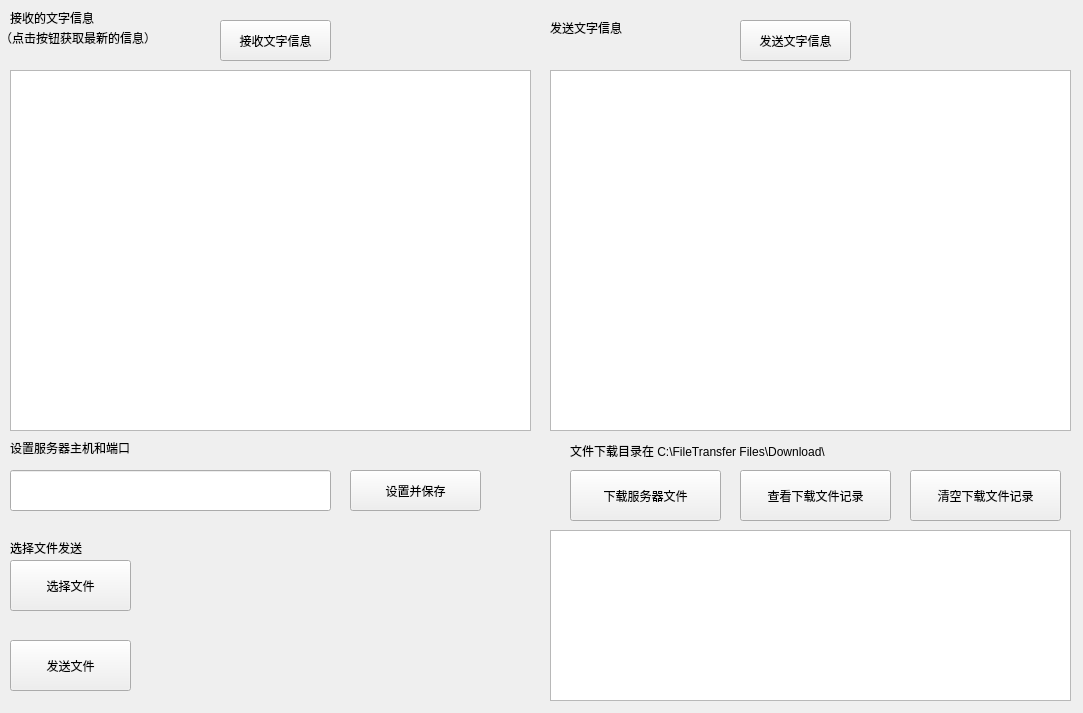
<?xml version="1.0" encoding="UTF-8"?>
<ui version="4.0">
 <class>Widget</class>
 <widget class="QWidget" name="Widget">
  <property name="geometry">
   <rect>
    <x>0</x>
    <y>0</y>
    <width>1083</width>
    <height>713</height>
   </rect>
  </property>
  <property name="windowTitle">
   <string>Widget</string>
  </property>
  <widget class="QToolButton" name="toolButton_2">
   <property name="geometry">
    <rect>
     <x>740</x>
     <y>20</y>
     <width>111</width>
     <height>41</height>
    </rect>
   </property>
   <property name="text">
    <string>发送文字信息</string>
   </property>
  </widget>
  <widget class="QLabel" name="label_4">
   <property name="geometry">
    <rect>
     <x>10</x>
     <y>10</y>
     <width>111</width>
     <height>16</height>
    </rect>
   </property>
   <property name="text">
    <string>接收的文字信息</string>
   </property>
  </widget>
  <widget class="QToolButton" name="toolButton">
   <property name="geometry">
    <rect>
     <x>220</x>
     <y>20</y>
     <width>111</width>
     <height>41</height>
    </rect>
   </property>
   <property name="text">
    <string>接收文字信息</string>
   </property>
  </widget>
  <widget class="QTextEdit" name="textEdit_3">
   <property name="geometry">
    <rect>
     <x>550</x>
     <y>70</y>
     <width>521</width>
     <height>361</height>
    </rect>
   </property>
  </widget>
  <widget class="QLabel" name="label_7">
   <property name="geometry">
    <rect>
     <x>550</x>
     <y>20</y>
     <width>111</width>
     <height>16</height>
    </rect>
   </property>
   <property name="text">
    <string>发送文字信息</string>
   </property>
  </widget>
  <widget class="QTextEdit" name="textEdit_4">
   <property name="geometry">
    <rect>
     <x>10</x>
     <y>70</y>
     <width>521</width>
     <height>361</height>
    </rect>
   </property>
  </widget>
  <widget class="QLabel" name="label_5">
   <property name="geometry">
    <rect>
     <x>0</x>
     <y>30</y>
     <width>201</width>
     <height>16</height>
    </rect>
   </property>
   <property name="text">
    <string>（点击按钮获取最新的信息）</string>
   </property>
  </widget>
  <widget class="QLineEdit" name="lineEdit">
   <property name="geometry">
    <rect>
     <x>10</x>
     <y>470</y>
     <width>321</width>
     <height>41</height>
    </rect>
   </property>
   <property name="text">
    <string/>
   </property>
  </widget>
  <widget class="QLabel" name="label_6">
   <property name="geometry">
    <rect>
     <x>10</x>
     <y>440</y>
     <width>231</width>
     <height>16</height>
    </rect>
   </property>
   <property name="text">
    <string>设置服务器主机和端口</string>
   </property>
  </widget>
  <widget class="QToolButton" name="toolButton_3">
   <property name="geometry">
    <rect>
     <x>350</x>
     <y>470</y>
     <width>131</width>
     <height>41</height>
    </rect>
   </property>
   <property name="text">
    <string>设置并保存</string>
   </property>
  </widget>
  <widget class="QLabel" name="label_3">
   <property name="geometry">
    <rect>
     <x>570</x>
     <y>440</y>
     <width>501</width>
     <height>21</height>
    </rect>
   </property>
   <property name="text">
    <string>文件下载目录在 C:\FileTransfer Files\Download\</string>
   </property>
  </widget>
  <widget class="QLabel" name="label_8">
   <property name="geometry">
    <rect>
     <x>150</x>
     <y>560</y>
     <width>381</width>
     <height>141</height>
    </rect>
   </property>
   <property name="text">
    <string/>
   </property>
   <property name="textFormat">
    <enum>Qt::RichText</enum>
   </property>
   <property name="wordWrap">
    <bool>true</bool>
   </property>
  </widget>
  <widget class="QToolButton" name="toolButton_4">
   <property name="geometry">
    <rect>
     <x>10</x>
     <y>560</y>
     <width>121</width>
     <height>51</height>
    </rect>
   </property>
   <property name="text">
    <string>选择文件</string>
   </property>
  </widget>
  <widget class="QToolButton" name="toolButton_5">
   <property name="geometry">
    <rect>
     <x>910</x>
     <y>470</y>
     <width>151</width>
     <height>51</height>
    </rect>
   </property>
   <property name="text">
    <string>清空下载文件记录</string>
   </property>
  </widget>
  <widget class="QTextBrowser" name="textBrowser">
   <property name="geometry">
    <rect>
     <x>550</x>
     <y>530</y>
     <width>521</width>
     <height>171</height>
    </rect>
   </property>
  </widget>
  <widget class="QToolButton" name="toolButton_6">
   <property name="geometry">
    <rect>
     <x>740</x>
     <y>470</y>
     <width>151</width>
     <height>51</height>
    </rect>
   </property>
   <property name="text">
    <string>查看下载文件记录</string>
   </property>
  </widget>
  <widget class="QLabel" name="label_9">
   <property name="geometry">
    <rect>
     <x>10</x>
     <y>540</y>
     <width>111</width>
     <height>16</height>
    </rect>
   </property>
   <property name="text">
    <string>选择文件发送</string>
   </property>
  </widget>
  <widget class="QToolButton" name="toolButton_7">
   <property name="geometry">
    <rect>
     <x>570</x>
     <y>470</y>
     <width>151</width>
     <height>51</height>
    </rect>
   </property>
   <property name="text">
    <string>下载服务器文件</string>
   </property>
  </widget>
  <widget class="QToolButton" name="toolButton_8">
   <property name="geometry">
    <rect>
     <x>10</x>
     <y>640</y>
     <width>121</width>
     <height>51</height>
    </rect>
   </property>
   <property name="text">
    <string>发送文件</string>
   </property>
  </widget>
 </widget>
 <resources/>
 <connections/>
</ui>
